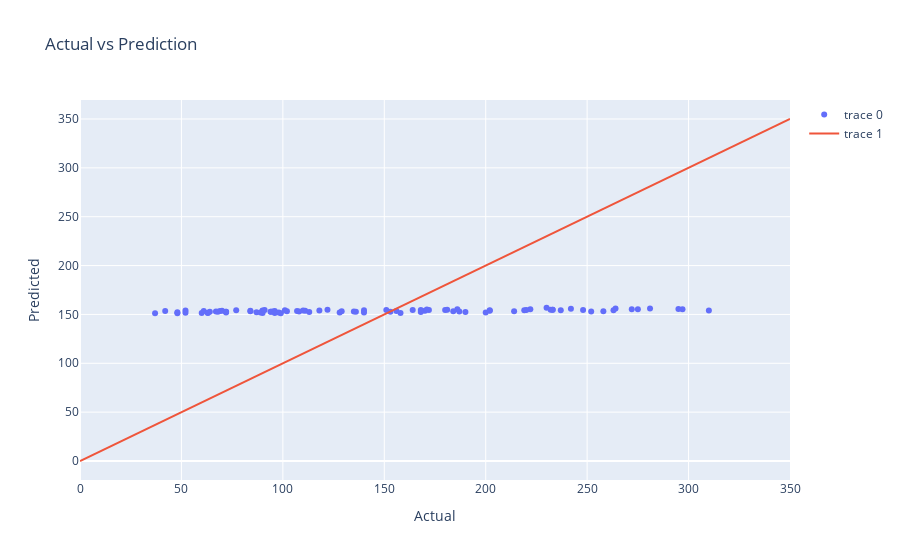

The notebook cell this image was saved under:
### Code cell
import plotly.graph_objs as go
fig = go.Figure()
fig.add_trace(go.Scatter(x= y_test["target"], y = y_pred.flatten(), mode= "markers"))
fig.add_trace(go.Scatter(x=[0,350], y=[0,350], mode= "lines"))
fig.update_layout(title = "Actual vs Prediction", xaxis_title = "Actual", yaxis_title = "Predicted")
fig.show()
